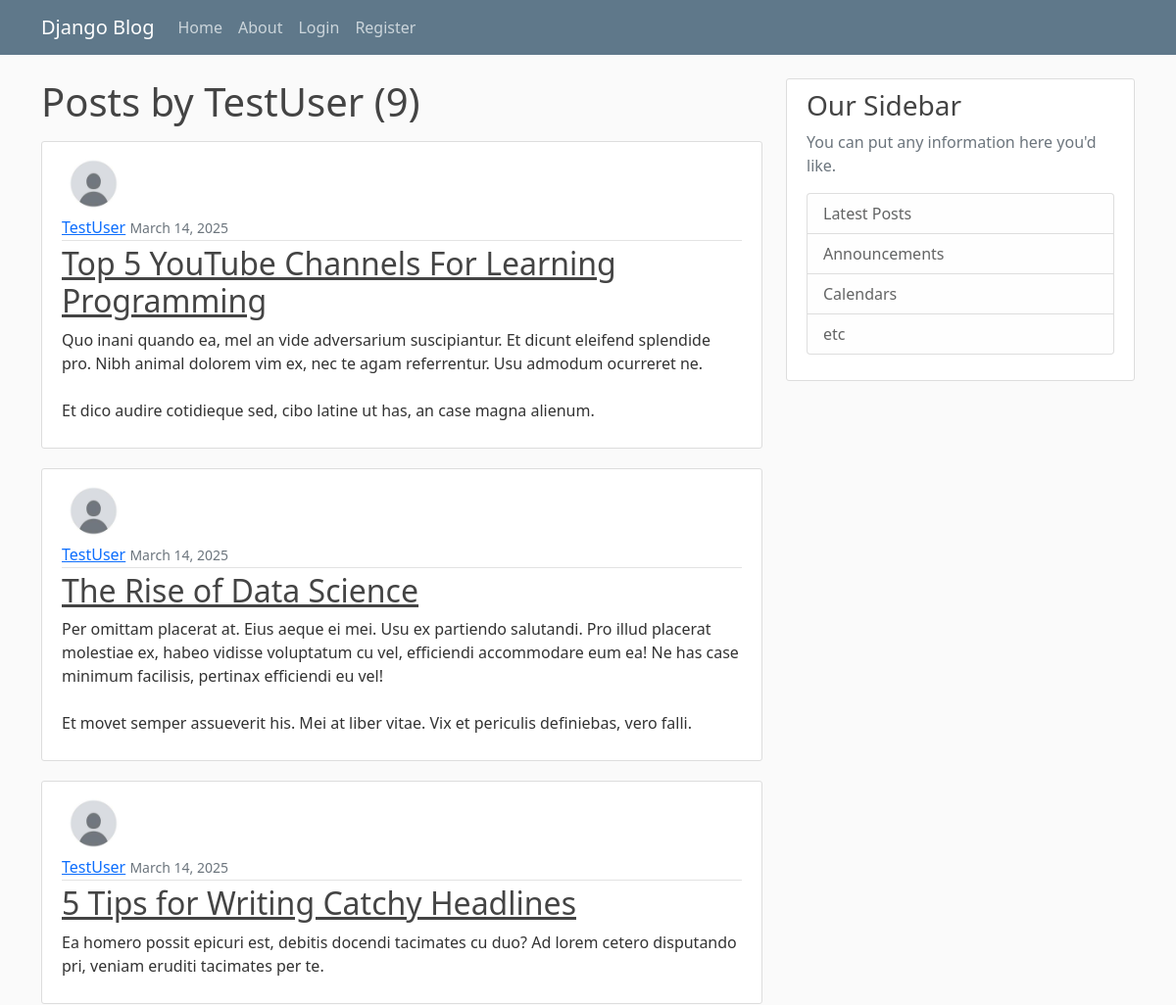
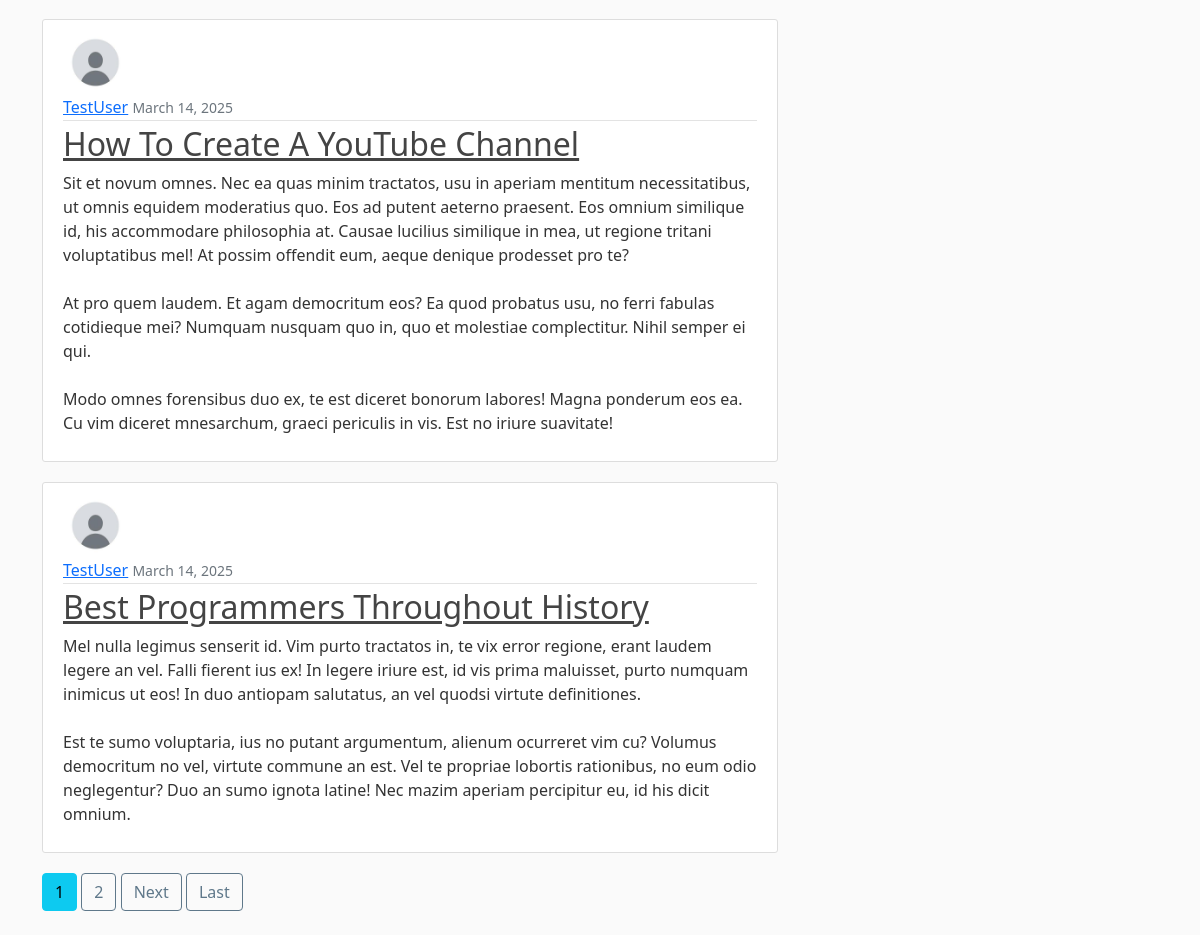
Page /user/TestUser on the committed database (2 pictures, top to bottom).
### blog_app/models.py (models this page shows, shortened)
class Post(models.Model):
    title = models.CharField(max_length=100)
    content = models.TextField()
    date_posted = models.DateTimeField(default=timezone.now)
    author = models.ForeignKey(User, on_delete=models.SET_NULL, null=True, blank=True)

### users/models.py (models this page shows, shortened)
class Profile(models.Model):
    user = models.OneToOneField(User, on_delete=models.CASCADE)
    avatar = models.ImageField(default='default.jpg', upload_to='profile_pics')

### blog_app/views.py (the view)
# urls.py: path('user/<str:username>', UserPostListView.as_view(), name='user-posts'),
class UserPostListView(ListView):
    model = Post
    template_name = 'blog_app/user_posts.html' # <app>/<model>_<viewtype>.html
    context_object_name = 'posts'
    paginate_by = 5
    def get_queryset(self):
        user = get_object_or_404(User, username=self.kwargs.get('username'))
        return Post.objects.filter(author=user).order_by('-date_posted')

### blog_app/templates/blog_app/user_posts.html (shortened to what this page needs)
{% extends "blog_app/base.html" %}
{% block content %}
	<h1 class='mb-3'>Posts by {{ view.kwargs.username }} ({{ page_obj.paginator.count }})</h1>
	{% for post in posts %}
			<article class="media content-section">
					<img class="rounded-circle article-img" src="{{ post.author.profile.avatar.url }}" alt="{{ post.author.get_full_name|default:post.author.username }} avatar">
					<div class="media-body">
					<div class="article-metadata">
							<a class="mr-2" href="{% url 'user-posts' post.author.username %}">{{ post.author }}</a>
							<small class="text-muted">{{ post.date_posted | date:"F d, Y" }}</small>
					</div>
					<h2><a class="article-title" href="{% url "post-detail" post.id %}">{{ post.title }}</a></h2>
					<p class="article-content">{{ post.content }}</p>
					</div>
			</article>
	{% endfor %}
	{% if is_paginated %}
		{% for num in page_obj.paginator.page_range %}
				{% if page_obj.number == num %}
						<a class="btn btn-info mb-4" href="?page={{ num }}">{{ num }}</a>
				{% elif num > page_obj.number|add:"-3" and num < page_obj.number|add:"3" %}
						<a class="btn btn-outline-info mb-4" href="?page={{ num }}">{{ num }}</a>
				{% endif %}
		{% endfor %}
		{% if page_obj.has_next %}
				<a class="btn btn-outline-info mb-4" href="?page={{ page_obj.next_page_number }}">Next</a>
				<a class="btn btn-outline-info mb-4" href="?page={{ page_obj.paginator.num_pages }}">Last</a>
		{% endif %}
	{% endif %}
{% endblock content %}

### blog_app/static/blog_app/main.css (style rules this page uses)
body { background: #fafafa; color: #333333; margin-top: 5rem; }
h1, h2, h3, h4, h5, h6 { color: #444444; }
.content-section { background: #ffffff; padding: 10px 20px; border: 1px solid #dddddd; border-radius: 3px; margin-bottom: 20px; }
.article-title { color: #444444; }
.article-content { white-space: pre-line; }
.article-img { height: 65px; width: 65px; margin-right: 16px; }
.article-metadata { padding-bottom: 1px; margin-bottom: 4px; border-bottom: 1px solid #e3e3e3 }
.btn-outline-info { color: #5f788a !important; border-color: #5f788a !important; }

### rows in the picture
Post: author.profile.avatar (placeholder picture), author "TestUser", date_posted "March 14, 2025", title "Top 5 YouTube Channels For Learning Programming", content "Quo inani quando ea, mel an vide adversarium suscipiantur. Et dicunt eleifend splendide pro. Nibh animal dolorem vim ex, nec te agam referrentur. Usu admodum ocurreret ne. Et dico audire cotidieque sed, cibo latine ut has, an case magna alienum."
Post: author.profile.avatar (placeholder picture), author "TestUser", date_posted "March 14, 2025", title "The Rise of Data Science", content "Per omittam placerat at. Eius aeque ei mei. Usu ex partiendo salutandi. Pro illud placerat molestiae ex, habeo vidisse voluptatum cu vel, efficiendi accommodare eum ea! Ne has case minimum facilisis, pertinax efficiendi eu vel! Et movet semper assueverit his. Mei at liber vitae. Vix et periculis definiebas, vero falli."
Post: author.profile.avatar (placeholder picture), author "TestUser", date_posted "March 14, 2025", title "5 Tips for Writing Catchy Headlines", content "Ea homero possit epicuri est, debitis docendi tacimates cu duo? Ad lorem cetero disputando pri, veniam eruditi tacimates per te."
Post: author.profile.avatar (placeholder picture), author "TestUser", date_posted "March 14, 2025", title "How To Create A YouTube Channel", content "Sit et novum omnes. Nec ea quas minim tractatos, usu in aperiam mentitum necessitatibus, ut omnis equidem moderatius quo. Eos ad putent aeterno praesent. Eos omnium similique id, his accommodare philosophia at. Causae lucilius similique in mea, ut regione tritani voluptatibus mel! At possim offendit eum, aeque denique prodesset pro te? At pro quem laudem. Et agam democritum eos? Ea quod probatus usu, no ferri fabulas cotidieque mei? Numquam nusquam quo in, quo et molestiae complectitur. Nihil semper ei qui. Modo omnes forensibus duo ex, te est diceret bonorum labores! Magna ponderum eos ea. Cu vim diceret mnesarchum, graeci periculis in vis. Est no iriure suavitate!"
Post: author.profile.avatar (placeholder picture), author "TestUser", date_posted "March 14, 2025", title "Best Programmers Throughout History", content "Mel nulla legimus senserit id. Vim purto tractatos in, te vix error regione, erant laudem legere an vel. Falli fierent ius ex! In legere iriure est, id vis prima maluisset, purto numquam inimicus ut eos! In duo antiopam salutatus, an vel quodsi virtute definitiones. Est te sumo voluptaria, ius no putant argumentum, alienum ocurreret vim cu? Volumus democritum no vel, virtute commune an est. Vel te propriae lobortis rationibus, no eum odio neglegentur? Duo an sumo ignota latine! Nec mazim aperiam percipitur eu, id his dicit omnium."

### other values in the picture
{{ view.kwargs.username }} "TestUser"
{{ page_obj.paginator.count }} "9"
{{ num }} "1"
{{ num }} "2"
